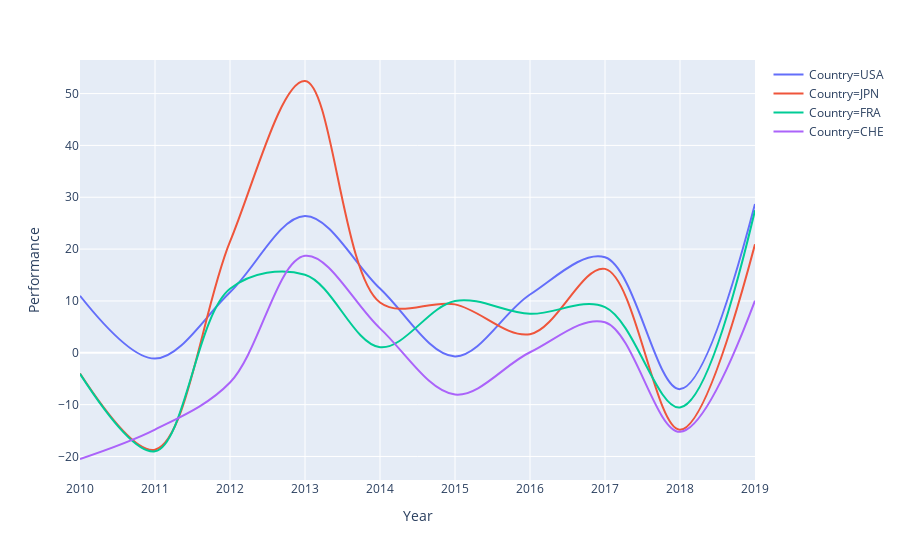

Notebook code cell kept with this figure:
### Code cell
fig= px.line(df, x="Year", y="Performance", color="Country", hover_name="Country", line_shape="spline")
fig.show()

### Figure 1 — Plotly figure (JSON) as saved in the notebook; plotly's stock layout.template omitted (floating-point values rounded to 4 significant figures)
{"data": [{"hoverlabel": {"namelength": 0}, "hovertemplate": "<b>%{hovertext}</b><br><br>Country=USA<br>Year=%{x}<br>Performance=%{y}", "hovertext": ["USA", "USA", "USA", "USA", "USA", "USA", "USA", "USA", "USA", "USA"], "legendgroup": "Country=USA", "line": {"color": "#636efa", "dash": "solid", "shape": "spline"}, "mode": "lines", "name": "Country=USA", "showlegend": true, "type": "scatter", "x": [2010, 2011, 2012, 2013, 2014, 2015, 2016, 2017, 2018, 2019], "xaxis": "x", "y": [11.0, -1.122, 11.68, 26.39, 12.39, -0.6928, 11.24, 18.42, -7.009, 28.71], "yaxis": "y"}, {"hoverlabel": {"namelength": 0}, "hovertemplate": "<b>%{hovertext}</b><br><br>Country=JPN<br>Year=%{x}<br>Performance=%{y}", "hovertext": ["JPN", "JPN", "JPN", "JPN", "JPN", "JPN", "JPN", "JPN", "JPN", "JPN"], "legendgroup": "Country=JPN", "line": {"color": "#EF553B", "dash": "solid", "shape": "spline"}, "mode": "lines", "name": "Country=JPN", "showlegend": true, "type": "scatter", "x": [2010, 2011, 2012, 2013, 2014, 2015, 2016, 2017, 2018, 2019], "xaxis": "x", "y": [-3.997, -18.68, 21.44, 52.42, 9.692, 9.334, 3.595, 16.18, -14.85, 20.93], "yaxis": "y"}, {"hoverlabel": {"namelength": 0}, "hovertemplate": "<b>%{hovertext}</b><br><br>Country=FRA<br>Year=%{x}<br>Performance=%{y}", "hovertext": ["FRA", "FRA", "FRA", "FRA", "FRA", "FRA", "FRA", "FRA", "FRA", "FRA"], "legendgroup": "Country=FRA", "line": {"color": "#00cc96", "dash": "solid", "shape": "spline"}, "mode": "lines", "name": "Country=FRA", "showlegend": true, "type": "scatter", "x": [2010, 2011, 2012, 2013, 2014, 2015, 2016, 2017, 2018, 2019], "xaxis": "x", "y": [-4.066, -19.0, 12.35, 15.05, 1.076, 9.991, 7.515, 8.811, -10.55, 27.48], "yaxis": "y"}, {"hoverlabel": {"namelength": 0}, "hovertemplate": "<b>%{hovertext}</b><br><br>Country=CHE<br>Year=%{x}<br>Performance=%{y}", "hovertext": ["CHE", "CHE", "CHE", "CHE", "CHE", "CHE", "CHE", "CHE", "CHE", "CHE"], "legendgroup": "Country=CHE", "line": {"color": "#ab63fa", "dash": "solid", "shape": "spline"}, "mode": "lines", "name": "Country=CHE", "showlegend": true, "type": "scatter", "x": [2010, 2011, 2012, 2013, 2014, 2015, 2016, 2017, 2018, 2019], "xaxis": "x", "y": [-20.49, -14.82, -5.726, 18.7, 4.711, -8.053, 0.09866, 5.886, -15.25, 10.04], "yaxis": "y"}], "layout": {"legend": {"tracegroupgap": 0}, "margin": {"t": 60}, "xaxis": {"anchor": "y", "domain": [0, 1], "title": {"text": "Year"}}, "yaxis": {"anchor": "x", "domain": [0, 1], "title": {"text": "Performance"}}}}
